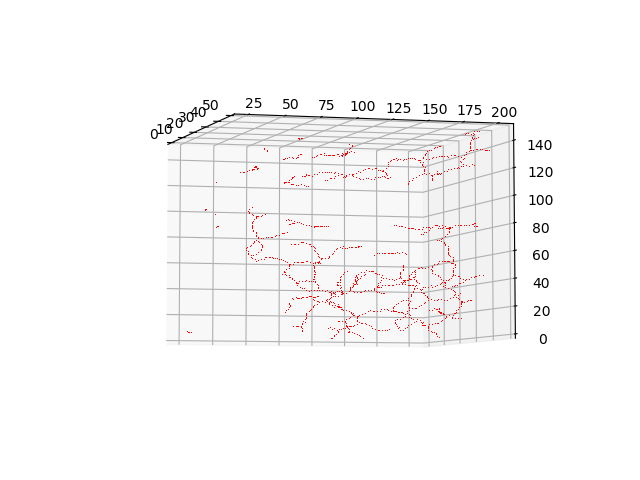

Recreate this plot in Python.
#!/usr/bin/env python3
# -*- coding: utf-8 -*-
"""
Created on Tue Jun 12 15:59:45 2018

@author: haswani
"""

#!/usr/bin/env python3
# -*- coding: utf-8 -*-
"""
Created on Mon Jun 11 15:23:25 2018

@author: haswani
"""
#closing
#!/usr/bin/env python3
# -*- coding: utf-8 -*-
import numpy as np
from skimage.morphology import skeletonize,skeletonize_3d
from astropy.io import fits
from skimage.morphology import binary_opening,binary_dilation,binary_erosion,closing,dilation,opening,ball,remove_small_holes,remove_small_objects
cube = fits.getdata('ngc3627_co21_12m+7m+tp_mask.fits')

selem = ball(3)

dskel = skeletonize_3d(cube)
#print(dskel)
ddilate = dilation(dskel, selem)
dclose = closing(ddilate)
dskel2 = skeletonize_3d(dclose)

remove_holes_v1 = remove_small_holes(dskel2)
remove_holes_v2 = remove_small_holes(dskel2,120)
remove_holes_v3 = remove_small_holes(remove_holes_v2,connectivity=2)
#dtest = opening(dskel, selem)



#print(cube)



#plotting

import matplotlib.pyplot as plt, numpy as np
from mpl_toolkits.mplot3d import Axes3D

print("shape of dskel : ")
print(dskel.shape)

subcube = dskel[125:175,300:500, 50:200] # Why is it getting Discrete

#impSubcube = remove_small_objects(subcube,1.5,connectivity= 1)

#remove_small = remove_small_objects(remove_holes,1.5) - creating discontinuity 

#subcube = remove_holes[15:, 15:45, 15:45]

out = np.where(subcube)
fig = plt.figure()
ax = fig.add_subplot(111, projection='3d')
ax.plot(out[0],out[1],out[2],'r,')

out = np.where(remove_holes_v2)
fig = plt.figure()
ax = fig.add_subplot(111, projection='3d')
ax.plot(out[0],out[1],out[2],'r,')

out = np.where(remove_holes_v3)
fig = plt.figure()
ax = fig.add_subplot(111, projection='3d')
ax.plot(out[0],out[1],out[2],'r,')

#out = np.where(dclose)
#fig = plt.figure()
#ax = fig.add_subplot(111, projection='3d')
#ax.plot(out[0],out[1],out[2],'r,')
#
#out = np.where(dskel2)
#fig = plt.figure()
#ax = fig.add_subplot(111, projection='3d')
#ax.plot(out[0],out[1],out[2],'r,')
#
#out = np.where(remove_holes)
#fig = plt.figure()
#ax = fig.add_subplot(111, projection='3d')
#ax.plot(out[0],out[1],out[2],'r,')

#out = np.where(subcube)
#fig = plt.figure()
#ax = fig.add_subplot(111, projection='3d')
#ax.plot(out[0],out[1],out[2],'r,')





plt.show()
